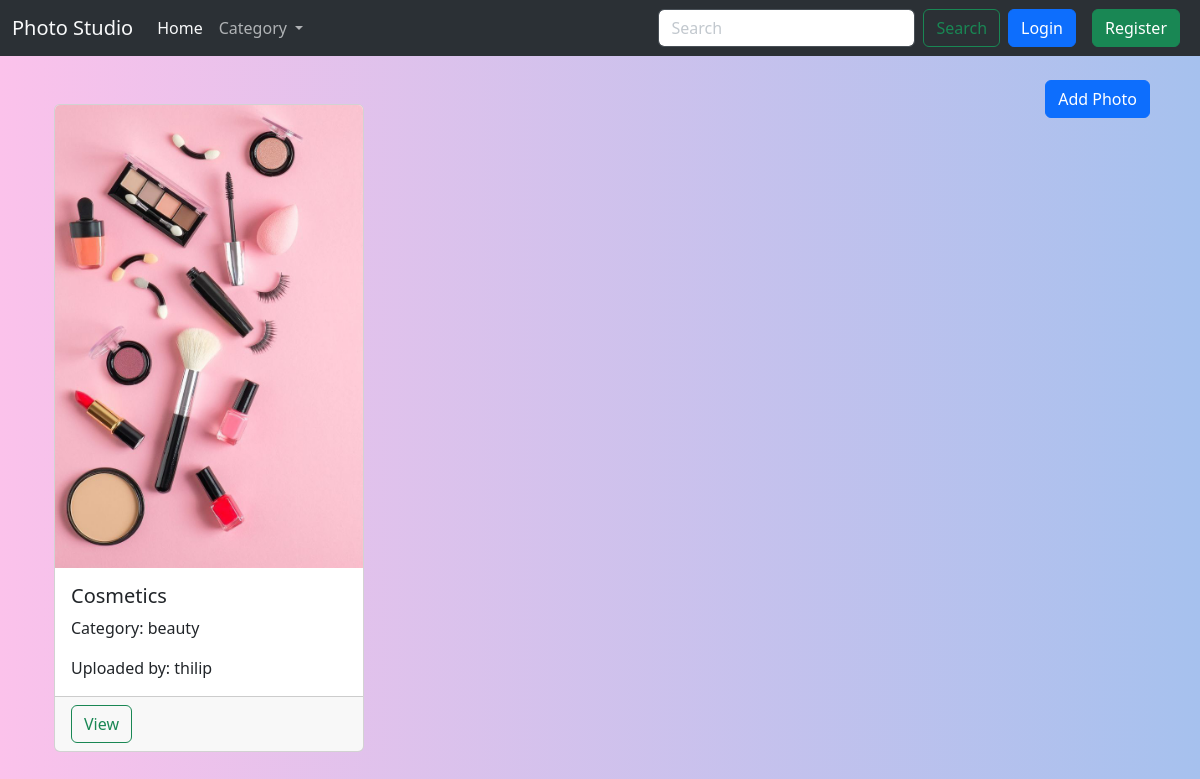
/?category=beauty, run on the app's committed database.
### main/models.py (models this page shows, shortened)
class photo(models.Model):
    user = models.ForeignKey(User,null = True,blank=True,on_delete=models.CASCADE)
    categories = models.ForeignKey(addcategory,null=True,blank=True,on_delete=models.SET_NULL)
    title = models.CharField(max_length=50,null=True,blank=True)
    description = models.TextField(max_length=200,null=True,blank=True)
    image = models.ImageField(null=True,blank=True)

class addcategory(models.Model):
    class Meta:
        verbose_name = 'addcategory'
        verbose_name_plural = 'addcategories'
    category = models.CharField(max_length=50,null=True,blank=True)
    def __str__(self):
        return self.category

### main/views.py (the view)
# urls.py: 2. Add a URL to urlpatterns:  path('', views.home, name='home')
def home(request):
    category = request.GET.get('category')
    categories = addcategory.objects.all()
    if category:
        photos = photo.objects.filter(categories__category=category)
    else:
        photos = photo.objects.all()
    context = {
        'categories': categories,
        'photos': photos,
    }
    return render(request, "index.html", context)

### templates/index.html (shortened to what this page needs)
{% extends 'base.html'%}
{%block content%}
{% include 'navbar.html' %}
  <div class="container mt-5">
    <a class="btn btn-primary me-2 float-end" href="{% url 'add' %}">Add Photo</a>
    <div class="row row-cols-1 row-cols-md-3 g-4">
      {% for photo in photos %}
      <div class="col">
        <div class="card h-100">
          <img src="{{photo.image.url}}" class="card-img-top" alt="...">
          <div class="card-body">
            <h5 class="card-title">{{photo.title}}</h5>
            <p class="card-text">Category: {{photo.categories}}</p>
            <p class="card-text">Uploaded by: {{photo.user}}</p>
          </div>
          <div class="card-footer">
            <div class="btn-group" role="group">
              <a href="{% url 'view-photo' photo.id %}" class="btn btn-outline-success">View</a>
            </div>
          </div>
        </div>
      </div>
      {% empty %}
      <h2>No photos</h2>
      {% endfor %}
    </div>
  </div>
{%endblock%}

### static/css/style.css (style rules this page uses)
html, body { height: 100%; }

### data on the page
photo: image (picture), title "Cosmetics", categories "beauty", user "thilip"
